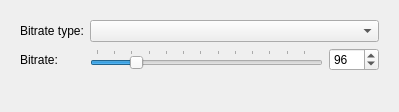
<?xml version="1.0" encoding="UTF-8"?>
<ui version="4.0">
 <class>ConfigPage_Opus</class>
 <widget class="QWidget" name="ConfigPage_Opus">
  <property name="geometry">
   <rect>
    <x>0</x>
    <y>0</y>
    <width>399</width>
    <height>112</height>
   </rect>
  </property>
  <property name="windowTitle">
   <string>Opus encoding configuration</string>
  </property>
  <layout class="QVBoxLayout" name="verticalLayout">
   <item>
    <widget class="QWidget" name="widget" native="true">
     <layout class="QFormLayout" name="formLayout">
      <item row="0" column="0">
       <widget class="QLabel" name="opusBitrateTypeLabel">
        <property name="text">
         <string>Bitrate type:</string>
        </property>
       </widget>
      </item>
      <item row="0" column="1">
       <widget class="QComboBox" name="opusBitrateTypeCbx">
        <property name="toolTip">
         <string>&lt;dt&gt;VBR - variable bitrate&lt;/dt&gt;
&lt;dd&gt;Use variable bitrate encoding (recommended). In VBR mode, the bitrate may go up and down freely depending on the content ensure quality consistency.&lt;/dd&gt;

&lt;dt&gt;CVBR - constrained variable bitrate&lt;/dt&gt;
&lt;dd&gt;Use constrained variable bitrate encoding. Outputs to a specific bitrate. This mode is analogous to CBR in AAC/MP3 encoders and managed mode in vorbis coders. This delivers less consistent quality than VBR mode but consistent bitrate.&lt;/dd&gt;</string>
        </property>
       </widget>
      </item>
      <item row="1" column="0">
       <widget class="QLabel" name="opusBitrateLabel">
        <property name="toolTip">
         <string/>
        </property>
        <property name="text">
         <string>Bitrate:</string>
        </property>
       </widget>
      </item>
      <item row="1" column="1">
       <layout class="QHBoxLayout" name="horizontalLayout_28">
        <item>
         <widget class="QSlider" name="opusBitrateSlider">
          <property name="sizePolicy">
           <sizepolicy hsizetype="Expanding" vsizetype="Fixed">
            <horstretch>0</horstretch>
            <verstretch>0</verstretch>
           </sizepolicy>
          </property>
          <property name="toolTip">
           <string>Sets the target bitrate in kb/s (6-256 per channel).
&lt;p&gt;
In VBR mode, this sets the average rate for a large and diverse collection of audio.
&lt;p&gt;
In CBR mode, it sets the specific output bitrate.
</string>
          </property>
          <property name="minimum">
           <number>6</number>
          </property>
          <property name="maximum">
           <number>512</number>
          </property>
          <property name="singleStep">
           <number>1</number>
          </property>
          <property name="pageStep">
           <number>10</number>
          </property>
          <property name="value">
           <number>96</number>
          </property>
          <property name="tracking">
           <bool>true</bool>
          </property>
          <property name="orientation">
           <enum>Qt::Horizontal</enum>
          </property>
          <property name="tickPosition">
           <enum>QSlider::TicksAbove</enum>
          </property>
          <property name="tickInterval">
           <number>40</number>
          </property>
         </widget>
        </item>
        <item>
         <widget class="QSpinBox" name="opusBitrateSpin">
          <property name="minimumSize">
           <size>
            <width>50</width>
            <height>0</height>
           </size>
          </property>
          <property name="minimum">
           <number>6</number>
          </property>
          <property name="maximum">
           <number>512</number>
          </property>
          <property name="value">
           <number>96</number>
          </property>
         </widget>
        </item>
       </layout>
      </item>
     </layout>
    </widget>
   </item>
  </layout>
 </widget>
 <tabstops>
  <tabstop>opusBitrateSlider</tabstop>
  <tabstop>opusBitrateSpin</tabstop>
 </tabstops>
 <resources/>
 <connections>
  <connection>
   <sender>opusBitrateSlider</sender>
   <signal>valueChanged(int)</signal>
   <receiver>opusBitrateSpin</receiver>
   <slot>setValue(int)</slot>
   <hints>
    <hint type="sourcelabel">
     <x>285</x>
     <y>71</y>
    </hint>
    <hint type="destinationlabel">
     <x>331</x>
     <y>69</y>
    </hint>
   </hints>
  </connection>
  <connection>
   <sender>opusBitrateSpin</sender>
   <signal>valueChanged(int)</signal>
   <receiver>opusBitrateSlider</receiver>
   <slot>setValue(int)</slot>
   <hints>
    <hint type="sourcelabel">
     <x>332</x>
     <y>78</y>
    </hint>
    <hint type="destinationlabel">
     <x>282</x>
     <y>81</y>
    </hint>
   </hints>
  </connection>
 </connections>
</ui>
